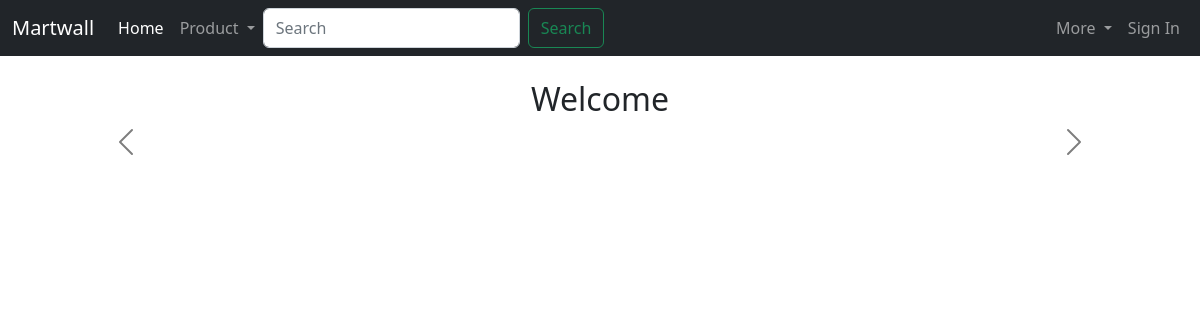
/, run on an earlier commit of the app's database.
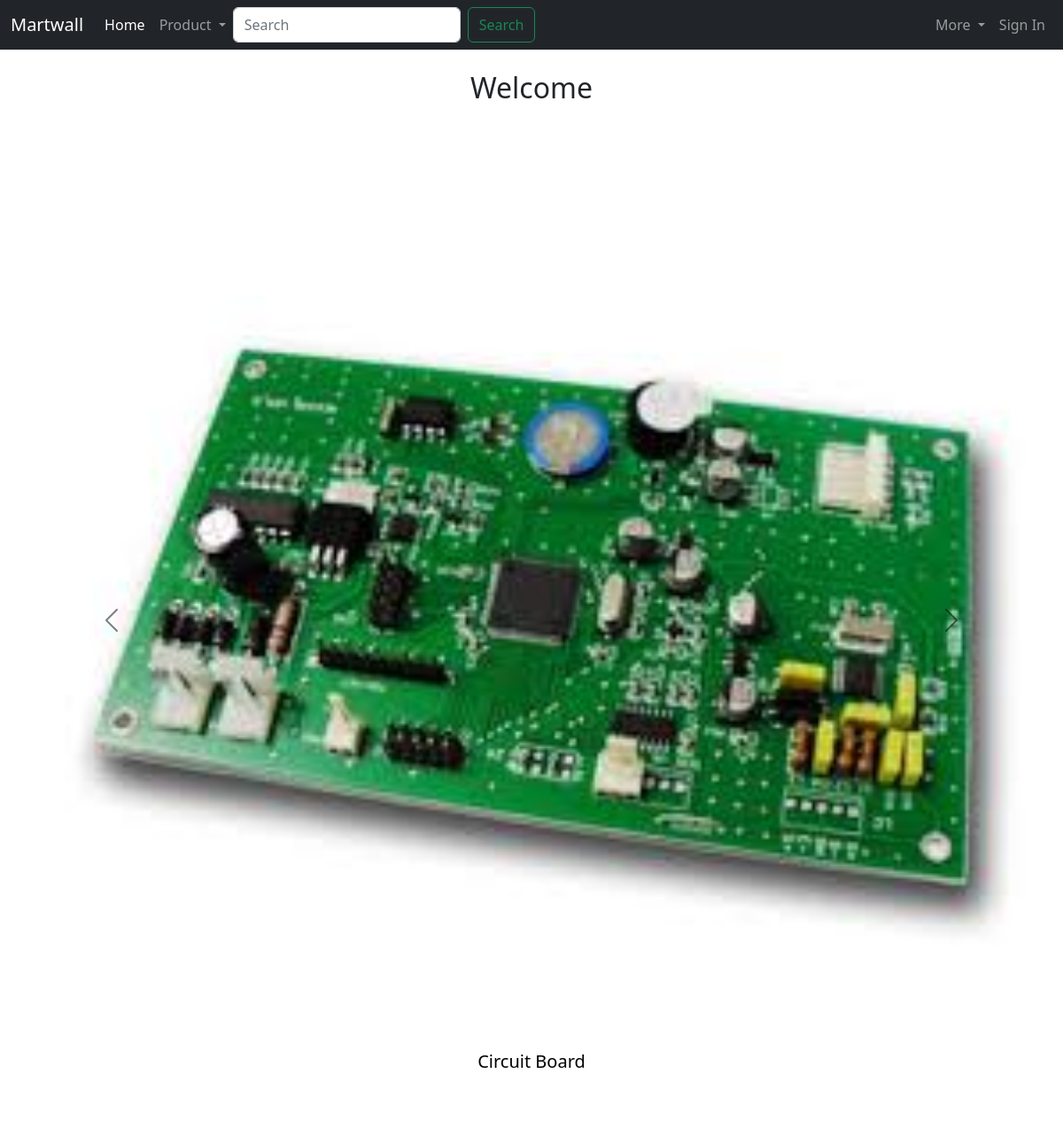
And on a later commit of the database.
### tables this page shows
CREATE TABLE `product` (
  `product_id` int(5) NOT NULL,
  `product_name` varchar(20) NOT NULL,
  `price` int(5) NOT NULL,
  `description` text NOT NULL,
  `is_featured` tinyint(1) NOT NULL,
  `category_id` int(5) NOT NULL,
  `product_image` varchar(50) NOT NULL
);

### app/core/Controller.php (called while the page is built, shortened)
<?php
class Controller{
	public function view($name, $data = []){
		include('app/views/' . $name . '.php');
	}
}

### app/controllers/Main.php (called while the page is built, shortened)
<?php
class Main extends \app\core\Controller {
    public function index() {
    $product = new \app\models\Product();
        $products = $product->getAllFeatured();
        $this->view('Main/index', $products);
    }
}

### app/core/App.php (called while the page is built, shortened)
<?php
class App{
	private $method = 'index';
	public function __construct(){
		$url = self::parseUrl();
		$this->controller = new $this->controller;
		$params = $url ? array_values($url) : [];
		call_user_func_array([$this->controller, $this->method], $params);
	}
}

### index.php (called while the page is built, shortened)
<?php
	new app\core\App();

### app/models/Product.php (called while the page is built, shortened)
<?php
class Product extends \app\core\Model {
	public function getAllFeatured() {
		$SQL = "SELECT * FROM product WHERE is_featured=1";
		$STMT = self::$_connection->prepare($SQL);
		$STMT->execute();
		$STMT->setFetchMode(\PDO::FETCH_CLASS, 'app\models\Product');
		return $STMT->fetchAll();
	}
}

### app/core/Model.php (called while the page is built, shortened)
<?php
class Model {
	public function __construct(){
		$server = 'localhost';
		$dbname = 'ecom_project';
		$username = 'root';
		$password = '';
	}
}

### app/views/Main/index.php (the view, shortened to what this page needs)
<!DOCTYPE html>
<html lang="en">
	<head>
        <link href="https://cdn.jsdelivr.net/npm/bootstrap@5.2.3/dist/css/bootstrap.min.css" rel="stylesheet">
	</head>
	<body>
		<?php include 'app\views\includes\userHeader.php'; ?>
		<div class="container mb-4">
			<h2 class="h1-responsive font-weight-bold text-center my-4">Welcome</h2>
			<div id="carouselExampleControls" class="carousel carousel-dark slide" data-bs-ride="carousel">
			<div class="carousel-inner">
				<?php
				foreach($data as $item) {
					if ($item == $data[0]) {
						echo "<div class='carousel-item active'>
							<a href='Product/usedProductDetails/$item->product_id'><img style='width:100%; aspect-ratio:1/1; object-fit:contain;' src='/images/$item->product_image'  name='product_img_preview' id='product_img_preview' class='d-block w-100' alt='...'></a>
							<div class='carousel-caption d-none d-md-block'>
								<h5>$item->product_name</h5>
							</div>
						</div>";
					}
				}
				?>
			</div>
			<button class="carousel-control-prev" type="button" data-bs-target="#carouselExampleControls" data-bs-slide="prev">
				<span class="carousel-control-prev-icon" aria-hidden="true"></span>
			</button>
			<button class="carousel-control-next" type="button" data-bs-target="#carouselExampleControls" data-bs-slide="next">
				<span class="carousel-control-next-icon" aria-hidden="true"></span>
			</button>
		</div>
		</div>
	</body>
</html>

What changed in the data, as far as the page shows it:
added product: product_image (picture), product_name "Circuit Board"
